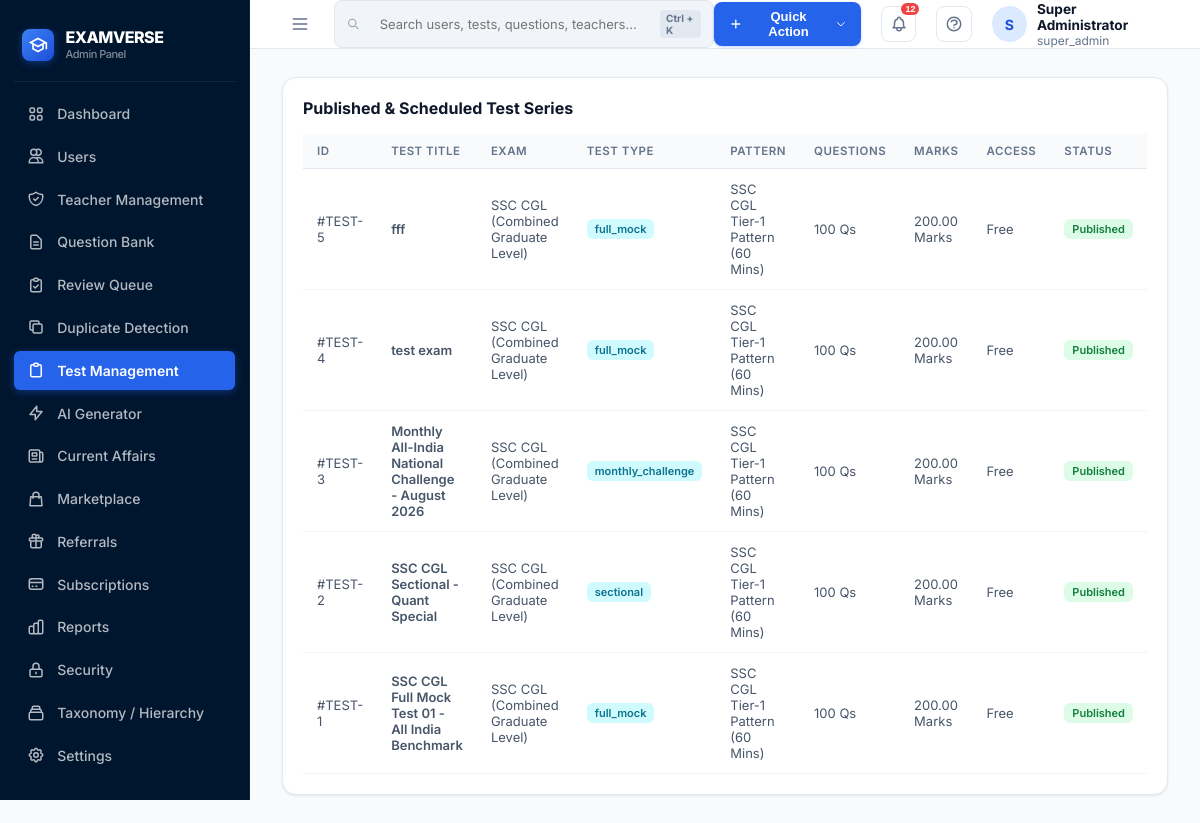
Screenshot of /admin/index.php?page=tests (signed in) with the database file from the repository.
### tables this page shows
CREATE TABLE `tests` (
  `id` int(11) NOT NULL AUTO_INCREMENT,
  `exam_id` int(11) NOT NULL,
  `pattern_id` int(11) NOT NULL,
  `title` varchar(150) NOT NULL,
  `slug` varchar(150) NOT NULL,
  `test_type` enum('full_mock','sectional','topic','pyq','live','monthly_challenge') DEFAULT 'full_mock',
  `is_paid` tinyint(1) DEFAULT 0,
  `price` decimal(10,2) DEFAULT 0.00,
  `is_randomised` tinyint(1) DEFAULT 0,
  `instructions` longtext DEFAULT NULL,
  `status` enum('draft','scheduled','published','closed') DEFAULT 'published',
  `start_time` datetime DEFAULT NULL,
  `end_time` datetime DEFAULT NULL,
  `created_at` timestamp NOT NULL DEFAULT current_timestamp(),
  PRIMARY KEY (`id`),
  UNIQUE KEY `slug` (`slug`),
  KEY `exam_id` (`exam_id`),
  KEY `pattern_id` (`pattern_id`),
  CONSTRAINT `tests_ibfk_1` FOREIGN KEY (`exam_id`) REFERENCES `exams` (`id`) ON DELETE CASCADE,
  CONSTRAINT `tests_ibfk_2` FOREIGN KEY (`pattern_id`) REFERENCES `exam_patterns` (`id`) ON DELETE CASCADE
);

CREATE TABLE `exams` (
  `id` int(11) NOT NULL AUTO_INCREMENT,
  `parent_exam_id` int(11) DEFAULT NULL,
  `exam_level` enum('main','sub','stage') DEFAULT 'main',
  `category_id` int(11) NOT NULL,
  `organization_id` int(11) DEFAULT NULL,
  `title` varchar(150) NOT NULL,
  `slug` varchar(150) NOT NULL,
  `short_description` text DEFAULT NULL,
  `overview_text` longtext DEFAULT NULL,
  `syllabus_text` longtext DEFAULT NULL,
  `eligibility_info` text DEFAULT NULL,
  `banner_url` varchar(255) DEFAULT NULL,
  `status` enum('active','draft','archived') DEFAULT 'active',
  `created_at` timestamp NOT NULL DEFAULT current_timestamp(),
  PRIMARY KEY (`id`),
  UNIQUE KEY `slug` (`slug`),
  KEY `category_id` (`category_id`),
  KEY `organization_id` (`organization_id`),
  KEY `fk_exam_parent` (`parent_exam_id`),
  CONSTRAINT `exams_ibfk_1` FOREIGN KEY (`category_id`) REFERENCES `exam_categories` (`id`) ON DELETE CASCADE,
  CONSTRAINT `exams_ibfk_2` FOREIGN KEY (`organization_id`) REFERENCES `organizations` (`id`) ON DELETE SET NULL,
  CONSTRAINT `fk_exam_parent` FOREIGN KEY (`parent_exam_id`) REFERENCES `exams` (`id`) ON DELETE SET NULL
);

CREATE TABLE `exam_patterns` (
  `id` int(11) NOT NULL AUTO_INCREMENT,
  `exam_id` int(11) NOT NULL,
  `name` varchar(100) NOT NULL,
  `pattern_version` int(11) DEFAULT 1,
  `timer_mode` enum('TOTAL','SECTIONAL') DEFAULT 'TOTAL',
  `total_duration_seconds` int(11) NOT NULL,
  `total_questions` int(11) NOT NULL,
  `total_marks` decimal(8,2) NOT NULL,
  `default_positive_marks` decimal(5,2) DEFAULT 2.00,
  `default_negative_marks` decimal(5,2) DEFAULT 0.50,
  `navigation_policy` enum('FREE','SECTION_LOCKED') DEFAULT 'FREE',
  `languages` varchar(255) DEFAULT 'en,hi',
  `is_active` tinyint(1) DEFAULT 1,
  `created_at` timestamp NOT NULL DEFAULT current_timestamp(),
  PRIMARY KEY (`id`),
  KEY `exam_id` (`exam_id`),
  CONSTRAINT `exam_patterns_ibfk_1` FOREIGN KEY (`exam_id`) REFERENCES `exams` (`id`) ON DELETE CASCADE
);

### admin/pages/tests.php (the view, shortened to what this page needs)
<?php
$db = Database::getConnection();
$tests = $db->query("
    SELECT t.*, e.title as exam_title, ep.name as pattern_name, ep.total_questions, ep.total_marks
    FROM tests t
    JOIN exams e ON t.exam_id = e.id
    JOIN exam_patterns ep ON t.pattern_id = ep.id
    ORDER BY t.id DESC
")->fetchAll();
?>
<div class="table-card">
    <div class="table-header">
        <div class="table-title">Published & Scheduled Test Series</div>
    </div>
    <table>
        <thead>
            <tr>
                <th>ID</th>
                <th>Test Title</th>
                <th>Exam</th>
                <th>Test Type</th>
                <th>Pattern</th>
                <th>Questions</th>
                <th>Marks</th>
                <th>Access</th>
                <th>Status</th>
            </tr>
        </thead>
        <tbody>
            <?php foreach ($tests as $t): ?>
                <tr>
                    <td>#TEST-<?php echo $t['id']; ?></td>
                    <td style="font-weight:600;"><?php echo htmlspecialchars($t['title']); ?></td>
                    <td><?php echo htmlspecialchars($t['exam_title']); ?></td>
                    <td><span class="badge badge-info"><?php echo $t['test_type']; ?></span></td>
                    <td><?php echo htmlspecialchars($t['pattern_name']); ?></td>
                    <td><?php echo $t['total_questions']; ?> Qs</td>
                    <td><?php echo number_format($t['total_marks'], 2); ?> Marks</td>
                    <td><?php echo $t['is_paid'] ? 'Paid (₹'.$t['price'].')' : 'Free'; ?></td>
                    <td><span class="badge badge-success"><?php echo ucfirst($t['status']); ?></span></td>
                </tr>
            <?php endforeach; ?>
        </tbody>
    </table>
</div>

### admin/assets/style.css (style rules this page uses)
:root { --bg-main: #f8fafc; --bg-card: #ffffff; --bg-card-hover: #f1f5f9; --border-color: #e2e8f0; --sidebar-bg: #00152e; --sidebar-hover: rgba(255, 255, 255, 0.08); --sidebar-active: #2563eb; --bg-dark: #ffffff; --card-dark: #ffffff; --card-bg: #ffffff; --border-glass: #e2e8f0; --card-border: #e2e8f0; --surface-elevated: #f8fafc; --text: #0f172a; --text-primary: #0f172a; --text-secondary: #475569; --text-muted: #64748b; --text-light: #94a3b8; --on-accent: #ffffff; --accent: #2563eb; --accent-primary: #2563eb; --accent-blue: #2563eb; --accent-indigo: #4f46e5; --accent-emerald: #10b981; --accent-green: #10b981; --accent-amber: #f59e0b; --accent-orange: #f97316; --accent-purple: #8b5cf6; --accent-violet: #8b5cf6; --accent-cyan: #06b6d4; --accent-rose: #ef4444; --accent-danger: #ef4444; --radius-sm: 6px; --radius-md: 10px; --radius-lg: 14px; --radius-xl: 18px; --shadow-sm: 0 1px 3px 0 rgba(0, 0, 0, 0.06), 0 1px 2px 0 rgba(0, 0, 0, 0.03); --shadow-md: 0 4px 6px -1px rgba(0, 0, 0, 0.07), 0 2px 4px -1px rgba(0, 0, 0, 0.04); --shadow-lg: 0 10px 15px -3px rgba(0, 0, 0, 0.08), 0 4px 6px -2px rgba(0, 0, 0, 0.03); --font-main: 'Inter', system-ui, -apple-system, BlinkMacSystemFont, 'Segoe UI', Roboto, sans-serif; }
* { margin: 0; padding: 0; box-sizing: border-box; }
html, body { height: 100%; font-family: var(--font-main); background-color: var(--bg-main); color: var(--text-primary); -webkit-font-smoothing: antialiased; -moz-osx-font-smoothing: grayscale; }
body { display: flex; min-height: 100vh; overflow-x: hidden; }
.card, .table-card { background: #ffffff; border: 1px solid var(--border-color); border-radius: var(--radius-lg); padding: 1.25rem; box-shadow: var(--shadow-sm); margin-bottom: 1.5rem; }
.card-header-flex, .table-header { display: flex; justify-content: space-between; align-items: center; margin-bottom: 1rem; flex-wrap: wrap; gap: 12px; }
.card-title-main, .table-title { font-size: 1rem; font-weight: 700; color: var(--text-primary); display: flex; align-items: center; gap: 8px; }
table, .table { width: 100%; border-collapse: collapse; font-size: 13px; color: var(--text-primary); }
table th, .table th { text-align: left; padding: 10px 14px; background: #f8fafc; color: var(--text-muted); font-weight: 600; font-size: 11.5px; text-transform: uppercase; letter-spacing: 0.5px; border-bottom: 1px solid var(--border-color); }
table td, .table td { padding: 12px 14px; border-bottom: 1px solid #f1f5f9; color: var(--text-secondary); vertical-align: middle; }
.badge { display: inline-flex; align-items: center; gap: 4px; padding: 3px 8px; border-radius: 6px; font-size: 11px; font-weight: 600; }
.badge-success { background: #dcfce7; color: #15803d; }
.badge-info { background: #cffafe; color: #0e7490; }

### rows the page displays
tests: id "5", title "fff", exam.title "SSC CGL (Combined Graduate Level)", test_type "full_mock", pattern.name "SSC CGL Tier-1 Pattern (60 Mins)", pattern.total_questions "100", pattern.total_marks "200.00", is_paid "Free", status "Published"
tests: id "4", title "test exam", exam.title "SSC CGL (Combined Graduate Level)", test_type "full_mock", pattern.name "SSC CGL Tier-1 Pattern (60 Mins)", pattern.total_questions "100", pattern.total_marks "200.00", is_paid "Free", status "Published"
tests: id "3", title "Monthly All-India National Challenge - August 2026", exam.title "SSC CGL (Combined Graduate Level)", test_type "monthly_challenge", pattern.name "SSC CGL Tier-1 Pattern (60 Mins)", pattern.total_questions "100", pattern.total_marks "200.00", is_paid "Free", status "Published"
tests: id "2", title "SSC CGL Sectional - Quant Special", exam.title "SSC CGL (Combined Graduate Level)", test_type "sectional", pattern.name "SSC CGL Tier-1 Pattern (60 Mins)", pattern.total_questions "100", pattern.total_marks "200.00", is_paid "Free", status "Published"
tests: id "1", title "SSC CGL Full Mock Test 01 - All India Benchmark", exam.title "SSC CGL (Combined Graduate Level)", test_type "full_mock", pattern.name "SSC CGL Tier-1 Pattern (60 Mins)", pattern.total_questions "100", pattern.total_marks "200.00", is_paid "Free", status "Published"

### other values shown
$initial "S"
$adminUser['full_name'] "Super Administrator"
$adminUser['role'] "super_admin"
